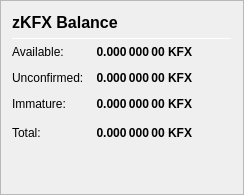
                   <widget class="QFrame" name="frame_ZerocoinBalances">
                    <property name="frameShape">
                     <enum>QFrame::StyledPanel</enum>
                    </property>
                    <property name="frameShadow">
                     <enum>QFrame::Raised</enum>
                    </property>
                    <layout class="QVBoxLayout" name="verticalLayout_7">
                     <item>
                      <layout class="QHBoxLayout" name="horizontalLayout_8" stretch="0,0,0">
                       <item>
                        <widget class="QLabel" name="label_5z_3">
                         <property name="minimumSize">
                          <size>
                           <width>0</width>
                           <height>20</height>
                          </size>
                         </property>
                         <property name="font">
                          <font>
                           <pointsize>12</pointsize>
                           <weight>75</weight>
                           <bold>true</bold>
                          </font>
                         </property>
                         <property name="text">
                          <string>zKFX Balance</string>
                         </property>
                        </widget>
                       </item>
                       <item>
                        <spacer name="horizontalSpacer_11">
                         <property name="orientation">
                          <enum>Qt::Horizontal</enum>
                         </property>
                         <property name="sizeHint" stdset="0">
                          <size>
                           <width>40</width>
                           <height>20</height>
                          </size>
                         </property>
                        </spacer>
                       </item>
                      </layout>
                     </item>
                     <item>
                      <widget class="Line" name="line_ZerocoinBalance">
                       <property name="minimumSize">
                        <size>
                         <width>0</width>
                         <height>1</height>
                        </size>
                       </property>
                       <property name="maximumSize">
                        <size>
                         <width>16777215</width>
                         <height>1</height>
                        </size>
                       </property>
                       <property name="orientation">
                        <enum>Qt::Horizontal</enum>
                       </property>
                      </widget>
                     </item>
                     <item>
                      <layout class="QGridLayout" name="gridLayout_5">
                       <property name="spacing">
                        <number>12</number>
                       </property>
                       <item row="1" column="0">
                        <widget class="QLabel" name="labelzBalanceMatureText">
                         <property name="toolTip">
                          <string>Mature: more than 20 confirmation and more than 1 mint of the same denomination after it was minted.
These zKFX are spendable.</string>
                         </property>
                         <property name="text">
                          <string>Available:</string>
                         </property>
                        </widget>
                       </item>
                       <item row="1" column="1">
                        <widget class="QLabel" name="labelzBalanceMature">
                         <property name="font">
                          <font>
                           <weight>75</weight>
                           <bold>true</bold>
                          </font>
                         </property>
                         <property name="toolTip">
                          <string>Mature: more than 20 confirmation and more than 1 mint of the same denomination after it was minted.
These zKFX are spendable.</string>
                         </property>
                         <property name="text">
                          <string notr="true">0.000 000 00 KFX</string>
                         </property>
                         <property name="alignment">
                          <set>Qt::AlignRight|Qt::AlignTrailing|Qt::AlignVCenter</set>
                         </property>
                        </widget>
                       </item>
                       <item row="2" column="0">
                        <widget class="QLabel" name="labelzBalanceUnconfirmedText">
                         <property name="toolTip">
                          <string>Unconfirmed: less than 20 confirmations
Immature: confirmed, but less than 1 mint of the same denomination after it was minted</string>
                         </property>
                         <property name="text">
                          <string>Unconfirmed:</string>
                         </property>
                        </widget>
                       </item>
                       <item row="2" column="1">
                        <widget class="QLabel" name="labelzBalanceUnconfirmed">
                         <property name="font">
                          <font>
                           <weight>75</weight>
                           <bold>true</bold>
                          </font>
                         </property>
                         <property name="toolTip">
                          <string>Unconfirmed: less than 20 confirmations
Immature: confirmed, but less than 1 mint of the same denomination after it was minted</string>
                         </property>
                         <property name="text">
                          <string notr="true">0.000 000 00 KFX</string>
                         </property>
                         <property name="alignment">
                          <set>Qt::AlignRight|Qt::AlignTrailing|Qt::AlignVCenter</set>
                         </property>
                        </widget>
                       </item>
                       <item row="3" column="0">
                        <widget class="QLabel" name="labelzBalanceImmatureText">
                         <property name="toolTip">
                          <string>Unconfirmed: less than 20 confirmations
Immature: confirmed, but less than 1 mint of the same denomination after it was minted</string>
                         </property>
                         <property name="text">
                          <string>Immature:</string>
                         </property>
                        </widget>
                       </item>
                       <item row="3" column="1">
                        <widget class="QLabel" name="labelzBalanceImmature">
                         <property name="font">
                          <font>
                           <weight>75</weight>
                           <bold>true</bold>
                          </font>
                         </property>
                         <property name="toolTip">
                          <string>Unconfirmed: less than 20 confirmations
Immature: confirmed, but less than 1 mint of the same denomination after it was minted</string>
                         </property>
                         <property name="text">
                          <string notr="true">0.000 000 00 KFX</string>
                         </property>
                         <property name="alignment">
                          <set>Qt::AlignRight|Qt::AlignTrailing|Qt::AlignVCenter</set>
                         </property>
                        </widget>
                       </item>
                       <item row="4" column="0">
                        <widget class="QLabel" name="labelzBalanceText">
                         <property name="toolTip">
                          <string>Your current zKFX balance, unconfirmed and immature zKFX included.</string>
                         </property>
                         <property name="text">
                          <string>Total:</string>
                         </property>
                        </widget>
                       </item>
                       <item row="4" column="1">
                        <widget class="QLabel" name="labelzBalance">
                         <property name="font">
                          <font>
                           <weight>75</weight>
                           <bold>true</bold>
                          </font>
                         </property>
                         <property name="cursor">
                          <cursorShape>IBeamCursor</cursorShape>
                         </property>
                         <property name="toolTip">
                          <string>Your current zKFX balance, unconfirmed and immature zKFX included.</string>
                         </property>
                         <property name="text">
                          <string notr="true">0.000 000 00 KFX</string>
                         </property>
                         <property name="alignment">
                          <set>Qt::AlignRight|Qt::AlignTrailing|Qt::AlignVCenter</set>
                         </property>
                         <property name="textInteractionFlags">
                          <set>Qt::LinksAccessibleByMouse|Qt::TextSelectableByKeyboard|Qt::TextSelectableByMouse</set>
                         </property>
                        </widget>
                       </item>
                       <item row="4" column="2">
                        <spacer name="horizontalSpacer_4">
                         <property name="orientation">
                          <enum>Qt::Horizontal</enum>
                         </property>
                         <property name="sizeHint" stdset="0">
                          <size>
                           <width>40</width>
                           <height>20</height>
                          </size>
                         </property>
                        </spacer>
                       </item>
                      </layout>
                     </item>
                     <item>
                      <spacer name="verticalSpacer_4">
                       <property name="orientation">
                        <enum>Qt::Vertical</enum>
                       </property>
                       <property name="sizeHint" stdset="0">
                        <size>
                         <width>20</width>
                         <height>40</height>
                        </size>
                       </property>
                      </spacer>
                     </item>
                    </layout>
                   </widget>
